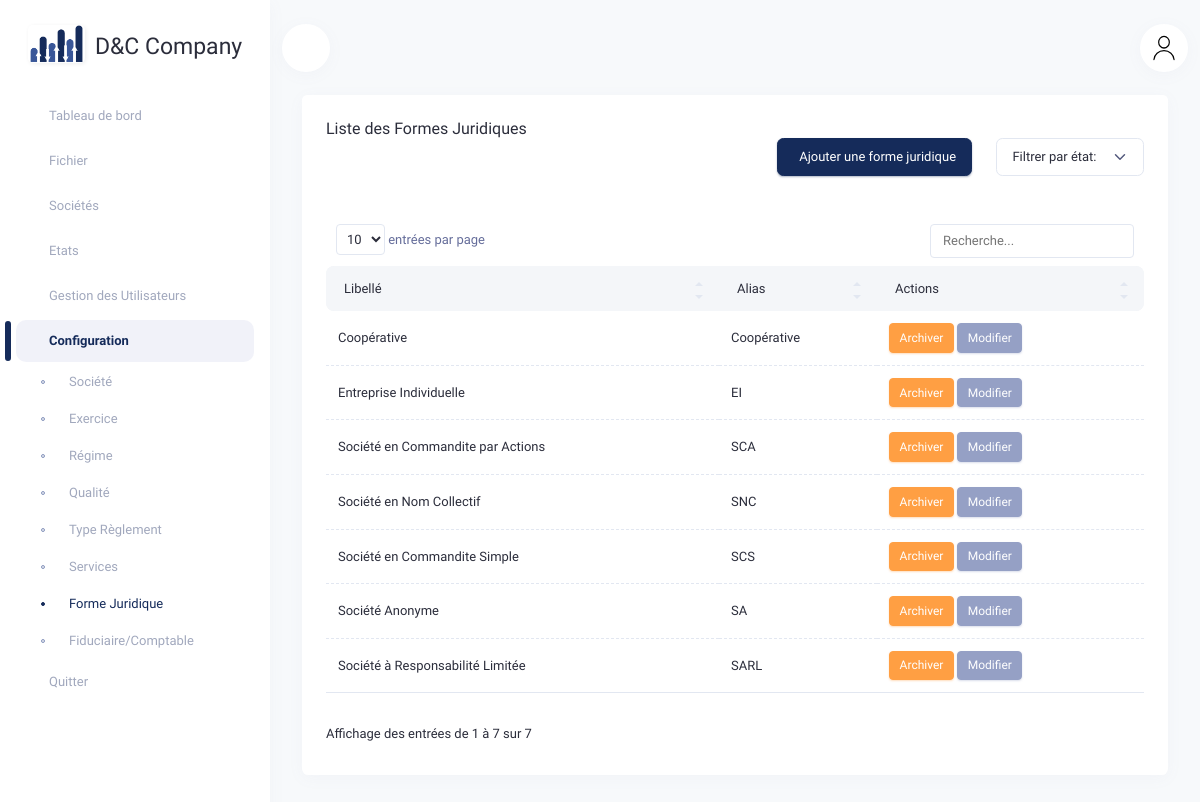
The page /formesjuridiques/ (signed in) on the database its author committed.
### agendacomptable/models.py (models this page shows, shortened)
class FormeJuridique(models.Model):
    libelle = models.CharField(max_length=35, null=True, verbose_name="Libellé")
    alias = models.CharField(max_length=5, null=True, verbose_name="Alias")
    user_create = models.ForeignKey(User, on_delete=models.SET_NULL, null=True, related_name="forme_createur", verbose_name="Créé par")
    user_edit = models.ForeignKey(User, on_delete=models.SET_NULL, null=True, related_name="forme_editeur", verbose_name="Modifié par")
    date_create = models.DateTimeField(auto_now_add=True, verbose_name="Date de création")
    date_edit = models.DateTimeField(auto_now=True, verbose_name="Date de modification")
    is_archived = models.BooleanField(default=False)
    class Meta:
        verbose_name = "Forme Juridique"
        verbose_name_plural = "Formes Juridiques"

### agendacomptable/views.py (the view)
# urls.py: path('formesjuridiques/', views.formejuridique_list, name='formejuridique_list'),
@login_required
def formejuridique_list(request):
    filter_status = request.GET.get('filter', 'all')
    search_query = request.GET.get('search', '')
    if filter_status == 'archived':
        formesjuridiques = FormeJuridique.objects.filter(is_archived=True)
    elif filter_status == 'active':
        formesjuridiques = FormeJuridique.objects.filter(is_archived=False)
    else:
        formesjuridiques = FormeJuridique.objects.all()
    if search_query:
        formesjuridiques = formesjuridiques.filter(
            Q(libelle__icontains=search_query) |
            Q(alias__icontains=search_query)
        )
    formesjuridiques = formesjuridiques.order_by('-date_create')
    return render(request, 'accounting/formejuridique_list.html', {
        'formesjuridiques': formesjuridiques,
        'filter_status': filter_status,
        'search_query': search_query,
    })

### agendacomptable/templates/accounting/formejuridique_list.html (shortened to what this page needs)
{% extends 'accounting/base.html' %}
{% load static %}
{% block content %}
<div class="container-xxl">
    <div class="row">
        <div class="col-12">
            <div class="card">
                <div class="card-header">
                    <div class="row align-items-center">
                        <div class="col">
                            <h4 class="card-title">Liste des Formes Juridiques</h4>
                        </div>
                        <div class="d-flex align-items-center justify-content-end mb-3">
                            <button type="button" class="btn btn-primary me-3" data-bs-toggle="modal" data-bs-target="#addModal">
                                 Ajouter une forme juridique
                            </button>
                            <div class="text-end">
                                <select id="filter_status" onchange="if (this.value) location = this.value;" class="form-select" style="width: auto;">
                                    <option value="?filter=all" {% if filter_status == 'all' %}selected{% endif %} disabled>Filtrer par état:</option>
                                </select>
                            </div>
                        </div>
                    </div>
                </div>
                <div class="card-body pt-0">
                    <div class="table-responsive">
                        <table class="table mb-0" id="datatable_1">
                            <thead class="table-light">
                                <tr>
                                    <th>Libellé</th>
                                    <th>Alias</th>
                                    <th>Actions</th>
                                </tr>
                            </thead>
                            <tbody>
                                {% for formejuridique in formesjuridiques %}
                                    <tr {% if formejuridique.is_archived %}class="table-secondary"{% endif %}>
                                        <td>{{ formejuridique.libelle }}</td>
                                        <td>{{ formejuridique.alias }}</td>
                                        <td>
                                            <button class="btn {% if formejuridique.is_archived %}btn-success{% else %}btn-warning{% endif %} btn-sm" data-bs-toggle="modal" data-bs-target="#archiveModal{{ formejuridique.pk }}">
                                                {% if formejuridique.is_archived %}Réactiver{% else %}Archiver{% endif %}
                                            </button>
                                            <button class="btn btn-secondary btn-sm" data-bs-toggle="modal" data-bs-target="#editModal{{ formejuridique.pk }}">
                                                Modifier
                                            </button>
                                        </td>
                                    </tr>
                                {% endfor %}
                            </tbody>
                        </table>
                    </div>
                </div>
            </div>
        </div>
    </div>
{% endblock content %}

### static/web/assets/libs/simple-datatables/style.css (style rules this page uses)
.datatable-table { max-width: 100%; width: 100%; border-spacing: 0; border-collapse: separate; }
.datatable-table > tbody > tr > td, .datatable-table > tbody > tr > th, .datatable-table > tfoot > tr > td, .datatable-table > tfoot > tr > th, .datatable-table > thead > tr > td, .datatable-table > thead > tr > th { vertical-align: top; padding: 8px 10px; }
.datatable-table > thead > tr > th { vertical-align: bottom; text-align: left; border-bottom: 1px solid #d9d9d9; }
.datatable-table th { vertical-align: bottom; text-align: left; }

### rows shown on the page
FormeJuridique: libelle "Coopérative", alias "Coopérative", is_archived "Archiver"
FormeJuridique: libelle "Entreprise Individuelle", alias "EI", is_archived "Archiver"
FormeJuridique: libelle "Société en Commandite par Actions", alias "SCA", is_archived "Archiver"
FormeJuridique: libelle "Société en Nom Collectif", alias "SNC", is_archived "Archiver"
FormeJuridique: libelle "Société en Commandite Simple", alias "SCS", is_archived "Archiver"
FormeJuridique: libelle "Société Anonyme", alias "SA", is_archived "Archiver"
FormeJuridique: libelle "Société à Responsabilité Limitée", alias "SARL", is_archived "Archiver"
